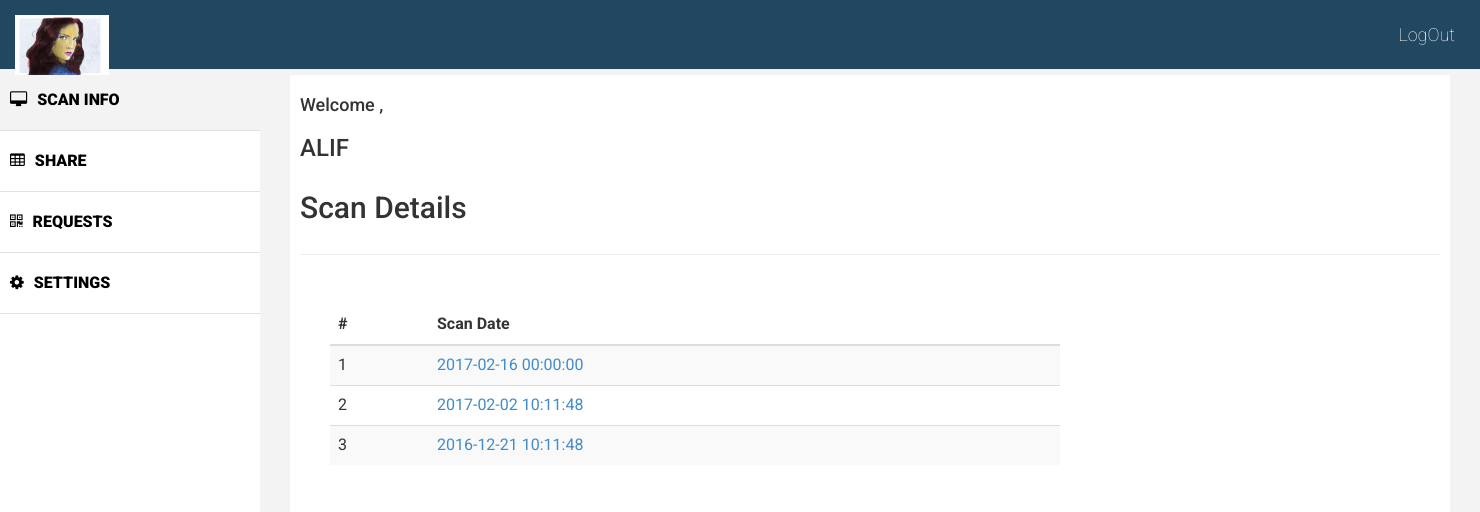
/UserHome.php (signed in), run on the app's committed database.
### tables this page shows
CREATE TABLE `measurements` (
  `Phone` int(100) UNSIGNED NOT NULL,
  `Name` varchar(200) NOT NULL,
  `Date` datetime NOT NULL,
  `StoreId` int(200) NOT NULL,
  `Chest` int(11) DEFAULT NULL,
  `Turso` int(11) DEFAULT NULL,
  `Hip` int(11) DEFAULT NULL,
  `biceps` int(11) DEFAULT NULL,
  `Neck` int(250) NOT NULL,
  `Shoulder` int(250) NOT NULL,
  `ArmLength` int(250) NOT NULL,
  `Waist` int(250) NOT NULL,
  `Thighs` int(250) NOT NULL,
  `Crotch` int(250) NOT NULL,
  `Height` int(250) NOT NULL
);

### UserHome.php (the view, shortened to what this page needs)
<html>
<head>
    <link href="css/bootstrap.css" rel="stylesheet" />
    <link href="css/font-awesome.css" rel="stylesheet" />
    <link href="css/custom.css" rel="stylesheet" />
</head>
<body>
<div id="wrapper">
         <div class="navbar navbar-inverse navbar-fixed-top">
            <div class="adjust-nav">
                <div class="navbar-header">
                    <a class="navbar-brand" href="#">
                        <img src="images/3.jpg" class="img-responsive" style=" margin:0px; max-height: 60px;max-width: auto;" />
                    </a>
                </div>
                <span class="logout-spn" >
                  <a href="logout.php" style="color:#fff;">LogOut</a>
                </span>
            </div>
        </div>
        <nav class="navbar-default navbar-side" role="navigation">
            <div class="sidebar-collapse">
                <ul class="nav" id="main-menu">
                    <li class="active-link">
                        <a href="UserHome.php" ><i class="fa fa-desktop "></i>SCAN INFO</a>
                    </li>
                    <li>
                        <a href="#"><i class="fa fa-table "></i>SHARE</a>
                    </li>
                    <li>
                        <a href="#"><i class="fa fa-qrcode "></i>REQUESTS</a>
                    </li>
                    <li>
                        <a href="#"><i class="fa fa-cog"></i>SETTINGS</a>
                    </li>
                </ul>
            </div>
        </nav>
<div id="page-wrapper" >
            <div id="page-inner">
            <div class="row">
                    <div class="col-lg-12">
                     <h4>Welcome ,</h4><h3 style="text-transform: uppercase;"> <?php echo $_SESSION['username'] ?></h3>
                    </div>
                </div>
                <div class="row">
                    <div class="col-lg-12">
                     <h2>Scan Details</h2>
                    </div>
                </div>
                  <hr />
<br/>
				<?php
					include("connect.php");
					$user = $_SESSION['phone'];
					$id = 1;
						$quer2 = "SELECT * FROM `measurements` where Phone = '$user' order by Date desc";
						$result = $conn->prepare($quer2);
						$result->execute();
						echo "<div class =\"container\"><div class=\"col-lg-8 col-sm-8 col-xs-8 col-md-8\">";
						echo "<table class=\"table table-striped table-hover\">";
						echo "<thead  class=\"thead-inverse\">";
						echo "<tr>  <th>#</th> <th>Scan Date</th> </tr>";
						echo "</thead>";
						echo "<tbody>";
						while ($row = $result->fetch(PDO::FETCH_ASSOC)) {
							$phone = $row['Date'];
							echo "<tr href=\"UserDetails.php?ph=".$phone."\"><td>";
							echo $id;
							echo "</td><td>";
							echo "<a href=\"UserDetails.php?ph=".$phone."\">";
							echo $row['Date'];
							echo "</a></td></tr>";
							$id = $id + 1;
						}
						echo "</tbody>";
						echo "</table></div></div>";
					?>
				</div>
			</div>
		</div>
</body>
</html>

### css/custom.css (style rules this page uses)
body { font-family: 'Roboto', sans-serif; line-height:30px; }
#wrapper { width: 100%; margin-top:50px; }
#page-wrapper { padding: 15px 15px; min-height: 100px; background:#F3F3F3; }
#page-inner { width:100%; margin:10px 20px 10px 0px; background-color:#fff!important; padding:10px; min-height:1050px; }
.sidebar-collapse .nav { padding:0; padding-top:20px; }
.sidebar-collapse > .nav > li > a { padding:15px 10px; color: #000; font-weight: 900; font-size: 16px; }
.sidebar-collapse > .nav > li { border-bottom:1px solid #e1e1e1; }
.navbar-side { border:none; background-color: #fff; }
.navbar-inverse { background-color: #214761; border-color: #F0F0F0; min-height: 70px; }
.nav > li > a > i { margin-right:10px; }
.logout-spn { float:right; color:#fff; font-size:18px; font-weight:100; margin:90px; margin: 20px 25px 10px 25px; }
.logout-spn a { text-decoration:none; }
.active-link { background-color:#f3f3f3; }
@media (min-width:768px) { #page-wrapper { margin: 0 0 0 260px; padding: 15px 30px; min-height: 1050px; } }
@media (min-width:768px) { .navbar-side { z-index: 1; position: absolute; width: 260px; } }

### data on the page
measurements: Date "2017-02-16 00:00:00"
measurements: Date "2017-02-02 10:11:48"
measurements: Date "2016-12-21 10:11:48"

### other printed values
$_SESSION['username'] "ALIF"
